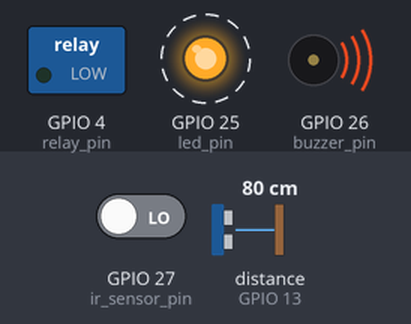
Simulated run of this sketch. Board: ESP32. On the bench: switched loads named in the sketch (green lamp = pin HIGH), output pins drawn as LEDs (lit = HIGH), buzzer (waves = sounding). Wiring (inferred from the names in the program): ultrasonic range finder: trigger GPIO 14; echo GPIO 13. Dashed ring = blinking. Inputs (shaded band) come from the test bench; at power-on: distance to the obstacle (sensor on GPIO 13) 80 cm, GPIO 27 (ir_sensor_pin) LOW. The echo pulse lasts 58.3 µs per cm; WiFi joins after 1.5 s; servers stay silent unless stated; the local clock reads 2024-03-15 10:24:30 at power-on unless the sketch sets it; pins used as bus, display or sensor lines are not drawn; what the sketch prints to the serial monitor is not drawn.

Above: at 3.7 s.
4.4 s: distance to the obstacle (sensor on GPIO 13) set to 23 cm
At 10.0 s:
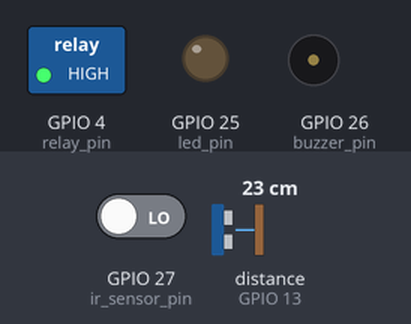
11.0 s: distance to the obstacle (sensor on GPIO 13) set to 19 cm
At 14.91 s:
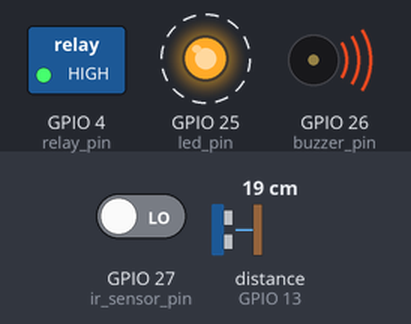
At 21.1 s:
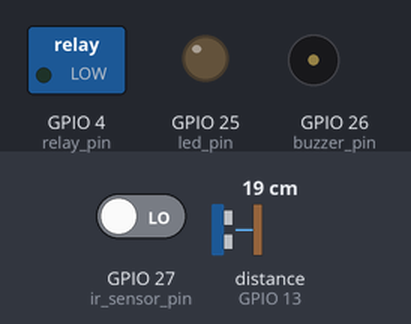
Timing chart, 0 to 22.6 s (numbered marks = the images above; inputs shaded):
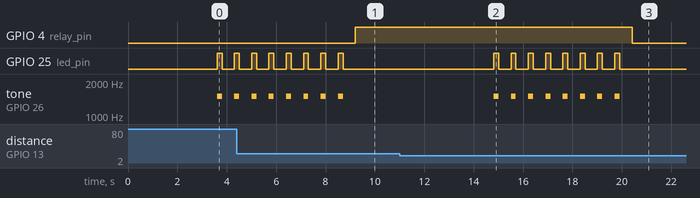

Measured:
- the behaviour switches between 21 and 20 cm on distance to the obstacle (sensor on GPIO 13) (found by bisection; images 1 and 2)
- after the input at 11.0 s, GPIO 4 (relay_pin): HIGH → LOW after 9.4 s; GPIO 25 (led_pin): alternates HIGH for 0.20 s and LOW for 0.50 s, 16 changes in all, then stays LOW, starting after 3.8 s; tone on GPIO 26 (buzzer_pin): alternates 1500 Hz for 0.20 s and silent for 0.50 s, 16 changes in all, then stays silent, starting after 3.8 s
- by itself, GPIO 25 (led_pin): alternates HIGH for 0.20 s and LOW for 0.50 s, 13 changes in all, then stays LOW
- by itself, tone on GPIO 26 (buzzer_pin): alternates 1500 Hz for 0.20 s and silent for 0.50 s, 13 changes in all, then stays silent

The sketch:

damflow_esp32.ino
```cpp
#include <WiFi.h>
#include "time.h"
#include <Firebase_ESP_Client.h>
#include "addons/TokenHelper.h"
#include "addons/RTDBHelper.h"

#define WIFI_SSID ""
#define WIFI_PASSWORD ""

#define API_KEY ""
#define DATABASE_URL ""

#define SOUND_SPEED 340
#define TRIG_PULSE_DURATION_US 10
#define DEBOUNCE_TIME 3000

// Firebase Paths
#define HIGHER_THRESHOLD "/esp/higher_water_threshold"
#define LOWER_THRESHOLD "/esp/lower_water_threshold"
#define HATCH_REQUEST "/esp/open_hatch_request"
#define HATCH_IS_OPEN "/esp/hatch_is_open"
#define BUZZER_REQUEST "/esp/sound_buzzer_request"
#define BUZZER_IS_ON "/esp/buzzer_is_on"
#define CURRENT_WATER_LEVEL "/esp/current_water_level"
#define WATER_LEVELS "/esp/water_levels/"
#define IR_IS_TRIGGERED "/esp/ir_is_triggered"

// Pin configuration
static const int trig_pin = 14;
static const int echo_pin = 13;
static const int relay_pin = 4;
static const int ir_sensor_pin = 27;
static const int buzzer_pin = 26;
static const int led_pin = 25;

// Thresholds
float threshold_high = 50.0;
float threshold_low = 20.0;

// Firebase
FirebaseData fbdo, buzzer_stream, hatch_stream, lower_t_stream, higher_t_stream;
FirebaseAuth auth;
FirebaseConfig config;

// Auxiliary Variables
unsigned long sendDataPrevMillis = 0;
unsigned long int currentTime = 0;
time_t now;
bool signupOK;
bool hatchIsOpen, hatchRequest, buzzerIsOn, buzzerRequest, irIsTriggered;

void setup()
{
  Serial.begin(115200);

  // US sensor pins
  pinMode(trig_pin, OUTPUT);
  pinMode(echo_pin, INPUT);

  // DC motor pin
  pinMode(relay_pin, OUTPUT);

  // IC sensor pin
  pinMode(ir_sensor_pin, INPUT);

  // Sirene pins
  pinMode(buzzer_pin, OUTPUT);
  pinMode(led_pin, OUTPUT);

  // Connect to Wi-Fi
  connectWifi();

  // Setup Firebase
  setupFirebase();

  // Synchronize time
  configTzTime("WET0WEST,M3.5.0/1,M10.5.0/2", "pool.ntp.org");
  Serial.println("Waiting for NTP time sync...");

  // Set initial thresholds to Firebase
  Firebase.RTDB.setFloat(&fbdo, HIGHER_THRESHOLD, threshold_high);
  Firebase.RTDB.setFloat(&fbdo, LOWER_THRESHOLD, threshold_low);

  // Set initial commands to Firebase
  Firebase.RTDB.setBool(&fbdo, HATCH_REQUEST, false);
  Firebase.RTDB.setBool(&fbdo, HATCH_IS_OPEN, hatchIsOpen);
  Firebase.RTDB.setBool(&fbdo, BUZZER_REQUEST, false);
  Firebase.RTDB.setBool(&fbdo, BUZZER_IS_ON, buzzerIsOn);
  Firebase.RTDB.setBool(&fbdo, IR_IS_TRIGGERED, false);
}

void loop()
{
  if (Firebase.ready() && signupOK && (millis() - sendDataPrevMillis > 5000 || sendDataPrevMillis == 0))
  {
    sendDataPrevMillis = millis();

    // Get current time
    struct tm timeinfo;
    if (!getLocalTime(&timeinfo))
    {
      Serial.println("Failed to obtain time");
      return;
    }

    // Format time
    char datetimeStr[30];
    strftime(datetimeStr, sizeof(datetimeStr), "%Y-%m-%d %H:%M:%S", &timeinfo);
    time_t now;
    time(&now);

    // Read water level and IR sensors
    float waterLevel = getWaterLevel();
    bool irIsTriggered = digitalRead(ir_sensor_pin) == HIGH;

    if (0.0 < waterLevel < 100.0)
    {
      // Push current water level into history
      FirebaseJson json;
      json.set("level", waterLevel);
      json.set("hatch_status", hatchIsOpen ? "open" : "closed");
      Firebase.RTDB.setJSON(&fbdo, WATER_LEVELS + String(now), &json);

      // Push current water level
      json.set("timestamp", now);
      json.set("datetime", datetimeStr);
      Firebase.RTDB.setJSON(&fbdo, CURRENT_WATER_LEVEL, &json);
    }

    // Push IR sensor trigger
    Firebase.RTDB.setBool(&fbdo, IR_IS_TRIGGERED, irIsTriggered);

    if (Firebase.ready() && signupOK)
    {
      if (!Firebase.RTDB.readStream(&hatch_stream))
        Serial.printf("Hatch Request Stream read error, %s\n\n", hatch_stream.errorReason().c_str());
      if (hatch_stream.streamAvailable())
      {
        if (hatch_stream.dataType() == "boolean")
        {
          hatchRequest = hatch_stream.boolData();
          Serial.println("Successful READ from " + hatch_stream.dataPath() + ": " + hatchRequest);
        }
      }
    }

    if (Firebase.ready() && signupOK)
    {
      if (!Firebase.RTDB.readStream(&buzzer_stream))
        Serial.printf("Buzzer Request Stream read error, %s\n\n", buzzer_stream.errorReason().c_str());
      if (buzzer_stream.streamAvailable())
      {
        if (buzzer_stream.dataType() == "boolean")
        {
          buzzerRequest = buzzer_stream.boolData();
          Serial.println("Successful READ from " + buzzer_stream.dataPath() + ": " + buzzerRequest);
        }
      }
    }

    if (Firebase.ready() && signupOK)
    {
      if (!Firebase.RTDB.readStream(&lower_t_stream))
        Serial.printf("Lower Threshold Stream read error, %s\n\n", lower_t_stream.errorReason().c_str());
      if (lower_t_stream.streamAvailable())
      {
        if (lower_t_stream.dataType() == "float")
        {
          threshold_low = lower_t_stream.floatData();
          Serial.println("Successful READ from " + lower_t_stream.dataPath() + ": " + threshold_low);
        }
      }
    }

    if (Firebase.ready() && signupOK)
    {
      if (!Firebase.RTDB.readStream(&higher_t_stream))
        Serial.printf("Higher Threshold Stream read error, %s\n\n", higher_t_stream.errorReason().c_str());
      if (higher_t_stream.streamAvailable())
      {
        if (higher_t_stream.dataType() == "float")
        {
          threshold_high = higher_t_stream.floatData();
          Serial.println("Successful READ from " + higher_t_stream.dataPath() + ": " + threshold_high);
        }
      }
    }

    // Check buzzer request
    if (buzzerRequest)
      soundBuzzer();

    if ((1.0 < waterLevel) && (waterLevel < 100.0))
    { // Valid Water Level Reading
      if (hatchRequest && waterLevel > threshold_low)
      {
        if (hatchIsOpen)
          closeHatch();
        else
          openHatch();
        // Reset Request
        hatchRequest = false;
        Firebase.RTDB.setBool(&fbdo, HATCH_REQUEST, false);
      }
      else if (waterLevel > threshold_high && !hatchIsOpen && !irIsTriggered)
        openHatch();
      else if (waterLevel <= threshold_low && hatchIsOpen)
      {
        closeHatch();
      }
    }

    // Print current stats
    Serial.printf("Water Level: %.2f cm | IR: %s | Request: %s | HighT: %.2f | LowT: %.2f\n",
                  waterLevel, irIsTriggered ? "YES" : "NO", hatchRequest ? "YES" : "NO", threshold_high, threshold_low);
  }
}

float getWaterLevel()
{
  digitalWrite(trig_pin, LOW);
  delayMicroseconds(2);
  digitalWrite(trig_pin, HIGH);
  delayMicroseconds(TRIG_PULSE_DURATION_US);
  digitalWrite(trig_pin, LOW);

  long duration = pulseIn(echo_pin, HIGH);
  float distance_cm = duration * SOUND_SPEED / 2 * 0.0001;
  return distance_cm;
}

void openHatch()
{
  beep(1500, 200, 500, 8);
  Serial.println("Opening hatch...");
  digitalWrite(relay_pin, HIGH); // Relay ON
  hatchIsOpen = true;
  Firebase.RTDB.setBool(&fbdo, HATCH_IS_OPEN, hatchIsOpen);
}

void closeHatch()
{
  beep(1500, 200, 500, 8);
  Serial.println("Closing hatch...");
  digitalWrite(relay_pin, LOW); // Relay OFF
  hatchIsOpen = false;
  Firebase.RTDB.setBool(&fbdo, HATCH_IS_OPEN, hatchIsOpen);
}

void soundBuzzer()
{
  Serial.println("Buzzer ON");
  buzzerIsOn = true;
  Firebase.RTDB.setBool(&fbdo, BUZZER_IS_ON, buzzerIsOn);
  while (buzzerRequest)
  {
    sirene(1000, 2000, 10);
    if (Firebase.ready() && signupOK)
    {
      if (!Firebase.RTDB.readStream(&buzzer_stream))
        Serial.printf("Buzzer Request Stream read error, %s\n\n", buzzer_stream.errorReason().c_str());
      if (buzzer_stream.streamAvailable())
      {
        if (buzzer_stream.dataType() == "boolean")
        {
          buzzerRequest = buzzer_stream.boolData();
          Serial.println("Successful READ from " + buzzer_stream.dataPath() + ": " + buzzerRequest);
        }
      }
    }
  }
  Serial.println("Buzzer OFF");
  buzzerIsOn = false;
  Firebase.RTDB.setBool(&fbdo, BUZZER_IS_ON, buzzerIsOn);
  noTone(buzzer_pin);
}

void beep(int freq, int beepDuration, int pauseDuration, int cycles)
{
  for (int i = 0; i < cycles; i++)
  {
    tone(buzzer_pin, freq);
    digitalWrite(led_pin, HIGH);
    delay(beepDuration);

    noTone(buzzer_pin);
    digitalWrite(led_pin, LOW);
    delay(pauseDuration);
  }
}

void sirene(int minfreq, int maxfreq, int stepDelay)
{
  digitalWrite(led_pin, HIGH);

  for (int freq = minfreq; freq <= maxfreq; freq += 10)
  {
    tone(buzzer_pin, freq);
    delay(stepDelay);
  }

  digitalWrite(led_pin, LOW);

  // Sweep down
  for (int freq = maxfreq; freq >= minfreq; freq -= 10)
  {
    tone(buzzer_pin, freq);
    delay(stepDelay);
  }

  noTone(buzzer_pin); // stop tone between cycles if needed
}

void connectWifi()
{
  WiFi.begin(WIFI_SSID, WIFI_PASSWORD);
  Serial.print("Connecting to Wi-Fi");
  while (WiFi.status() != WL_CONNECTED)
  {
    Serial.print(".");
    delay(300);
  }
  Serial.println("\nConnected with IP: " + WiFi.localIP().toString());
}

void setupFirebase()
{
  config.api_key = API_KEY;
  config.database_url = DATABASE_URL;
  config.token_status_callback = tokenStatusCallback;

  if (Firebase.signUp(&config, &auth, "", ""))
  {
    Serial.println("Signup OK");
    signupOK = true;
  }
  else
  {
    Serial.printf("Signup error: %s\n", config.signer.signupError.message.c_str());
  }

  Firebase.begin(&config, &auth);
  Firebase.reconnectWiFi(true);

  // Setup Firebase streams
  if (!Firebase.RTDB.beginStream(&hatch_stream, HATCH_REQUEST))
    Serial.printf("Hatch request stream begin error, %s\n\n", hatch_stream.errorReason().c_str());

  if (!Firebase.RTDB.beginStream(&buzzer_stream, BUZZER_REQUEST))
    Serial.printf("Buzzer request stream begin error, %s\n\n", buzzer_stream.errorReason().c_str());

  if (!Firebase.RTDB.beginStream(&lower_t_stream, LOWER_THRESHOLD))
    Serial.printf("Buzzer request stream begin error, %s\n\n", lower_t_stream.errorReason().c_str());

  if (!Firebase.RTDB.beginStream(&higher_t_stream, HIGHER_THRESHOLD))
    Serial.printf("Buzzer request stream begin error, %s\n\n", higher_t_stream.errorReason().c_str());
}
```
